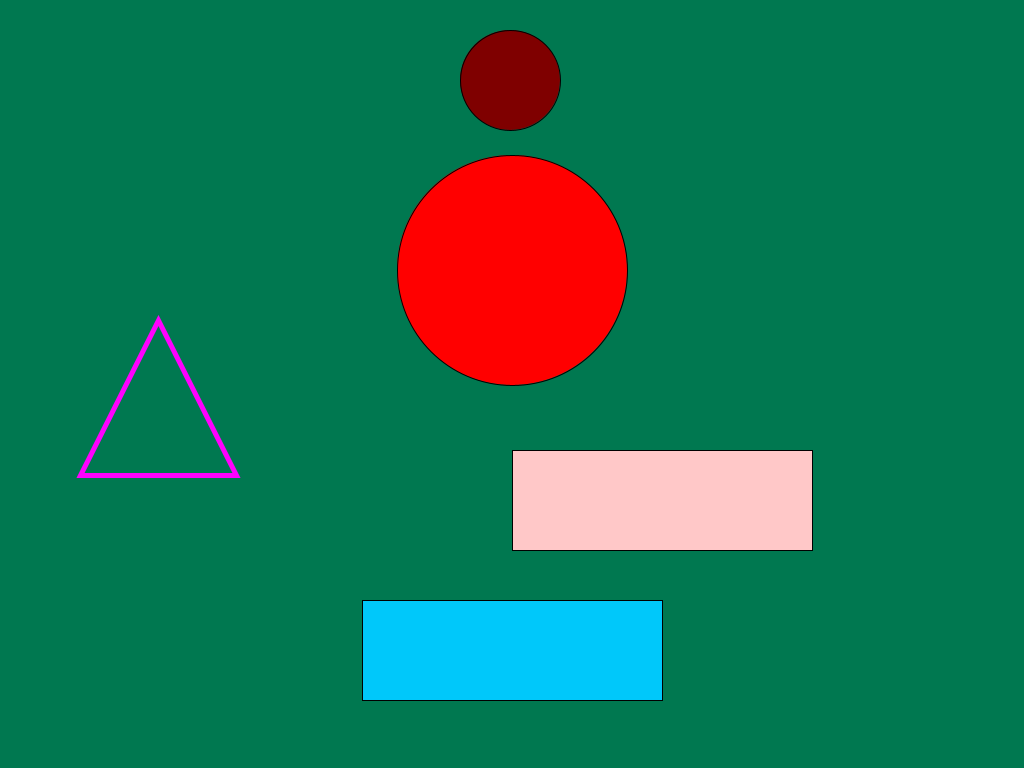
Frame 1 (no input)
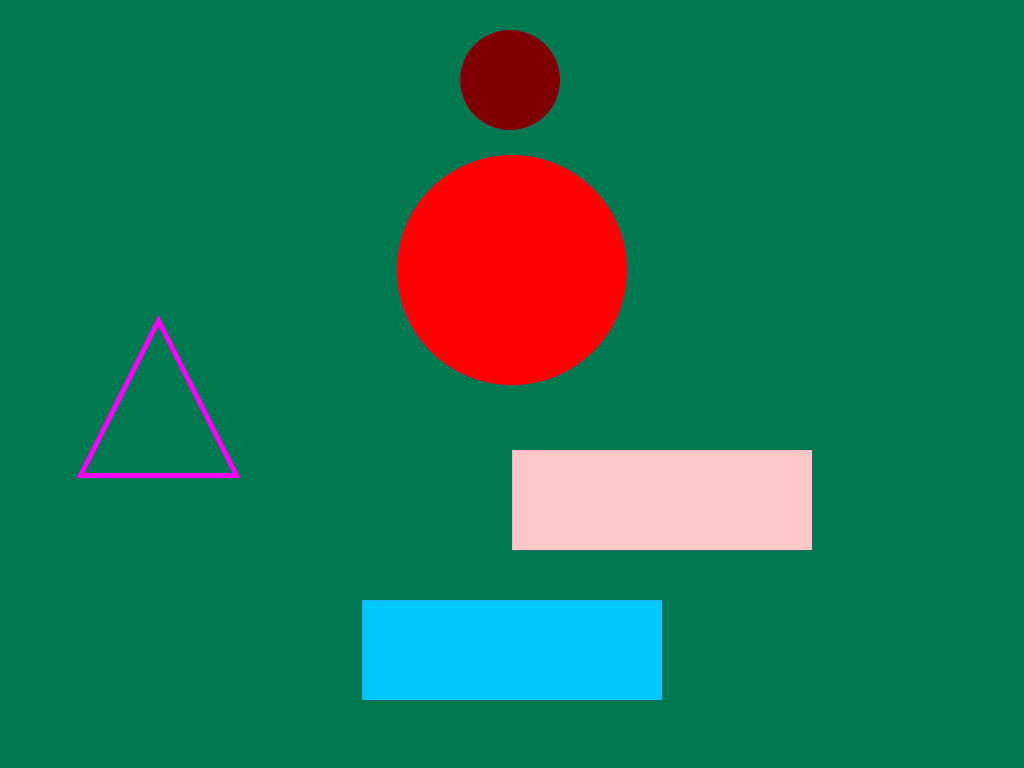
Frame 60 (the mouse pressed at the canvas centre just before this capture)
Frame 120 (the mouse held since frame 60 and released just before this capture): identical to frame 60, image omitted

The Processing sketch that drew these frames (run headless with seeded random() and noise(); from frame 60 on, the mouse is pressed at the canvas centre):

// Processing sketch: Graphics_1_Shapes
// ── Graphics_1_Shapes.pde
/*------------------------------------------------- 
 Basic Primitive Drawing ::
 
 Example outling the following methods
 - background();
 - fill();
 - noFill();
 - rect();
 - ellipse();
 - triangle();
 - rectMode();
 - stroke();
 - strokeWeight();
*/

//-------------------------------------------------
void setup() {
  size(1024, 768);
}

//--------------------------------------------------
void draw() {
  // Solid Colour in RGB
  background(0, 120, 80);

  // Solid color in Hexadecimal
  // background(0x00ff00);

  //------------ Circles
  // Bright red
  fill(255, 0, 0);
  ellipse(width/2, 270, 230, 230);

  // Dark red
  fill(127, 0, 0);
  ellipse(510, 80, 100, 100);

  //------------ Rectangles
  // Pink (pale red)
  fill(255, 200, 200);
  rectMode(CORNER);
  rect(width/2, 450, 300, 100);

  // Light Blue
  fill(0, 200, 250);
  rectMode(CENTER);
  rect(width/2, 650, 300, 100);

  //------------ Triangles
  noFill();
  strokeWeight(5);
  stroke(255, 0, 255);
  //Syntax = triangle(x1, y1, x2, y2, x3, y3)
  triangle(80, 475, 158, 320, 236, 475);

  // Reset Global State
  strokeWeight(0);
}
